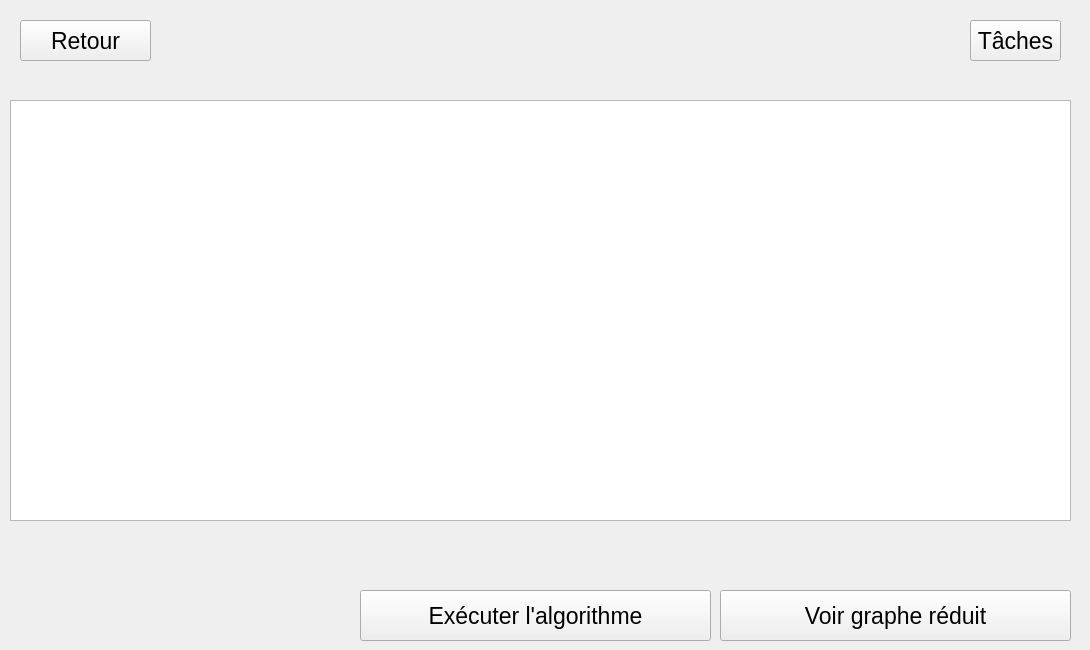
    <widget class="QWidget" name="pageVisuResultatAlgos">
     <widget class="QPushButton" name="btnRetourVisuAlgo">
      <property name="geometry">
       <rect>
        <x>20</x>
        <y>20</y>
        <width>131</width>
        <height>41</height>
       </rect>
      </property>
      <property name="font">
       <font>
        <pointsize>17</pointsize>
        <bold>false</bold>
        <strikeout>false</strikeout>
       </font>
      </property>
      <property name="text">
       <string>Retour</string>
      </property>
     </widget>
     <widget class="QPushButton" name="btnExecAlgo">
      <property name="geometry">
       <rect>
        <x>360</x>
        <y>590</y>
        <width>351</width>
        <height>51</height>
       </rect>
      </property>
      <property name="font">
       <font>
        <pointsize>17</pointsize>
        <strikeout>false</strikeout>
       </font>
      </property>
      <property name="text">
       <string>Exécuter l'algorithme</string>
      </property>
     </widget>
     <widget class="QLabel" name="labelResultatsAlgo">
      <property name="geometry">
       <rect>
        <x>150</x>
        <y>0</y>
        <width>821</width>
        <height>101</height>
       </rect>
      </property>
      <property name="font">
       <font>
        <pointsize>14</pointsize>
        <bold>true</bold>
        <strikeout>false</strikeout>
       </font>
      </property>
      <property name="text">
       <string/>
      </property>
      <property name="alignment">
       <set>Qt::AlignmentFlag::AlignCenter</set>
      </property>
     </widget>
     <widget class="QGraphicsView" name="graphicsViewVisuAlgo">
      <property name="geometry">
       <rect>
        <x>10</x>
        <y>100</y>
        <width>1061</width>
        <height>421</height>
       </rect>
      </property>
     </widget>
     <widget class="QPushButton" name="btnTaches">
      <property name="enabled">
       <bool>true</bool>
      </property>
      <property name="geometry">
       <rect>
        <x>970</x>
        <y>20</y>
        <width>91</width>
        <height>41</height>
       </rect>
      </property>
      <property name="font">
       <font>
        <pointsize>17</pointsize>
        <strikeout>false</strikeout>
       </font>
      </property>
      <property name="text">
       <string>Tâches</string>
      </property>
     </widget>
     <widget class="QLabel" name="labelCFC">
      <property name="geometry">
       <rect>
        <x>0</x>
        <y>520</y>
        <width>1081</width>
        <height>71</height>
       </rect>
      </property>
      <property name="font">
       <font>
        <pointsize>13</pointsize>
        <bold>true</bold>
        <strikeout>false</strikeout>
       </font>
      </property>
      <property name="text">
       <string/>
      </property>
      <property name="alignment">
       <set>Qt::AlignmentFlag::AlignCenter</set>
      </property>
     </widget>
     <widget class="QPushButton" name="btnVoirGrapheReduit">
      <property name="geometry">
       <rect>
        <x>720</x>
        <y>590</y>
        <width>351</width>
        <height>51</height>
       </rect>
      </property>
      <property name="font">
       <font>
        <pointsize>17</pointsize>
        <strikeout>false</strikeout>
       </font>
      </property>
      <property name="text">
       <string>Voir graphe réduit</string>
      </property>
     </widget>
    </widget>
